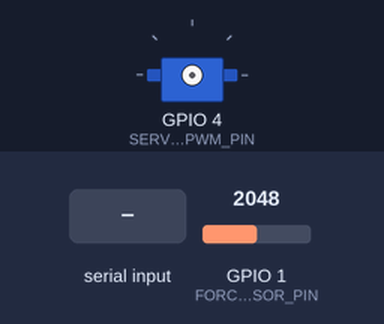
A sketch run on a simulated ESP32. Shown: servo. Inputs (shaded band) come from the test bench; at power-on: GPIO 1 (FORCE_SENSOR_PIN) = 2048 (analog values on the 0–4095 scale). Servo pulses on a pin are drawn as a servo (544–2400 µs = 0–180°); what the sketch prints to the serial monitor is not drawn.

Above: at 1.4 s.
1.5 s: "CLOSE\n" received over Serial
At 1.95 s:
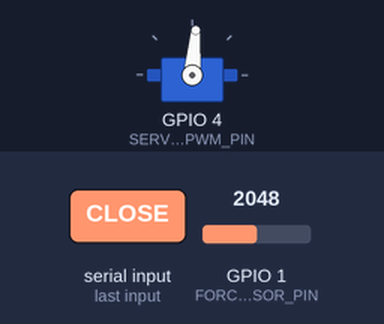
At 3.4 s:
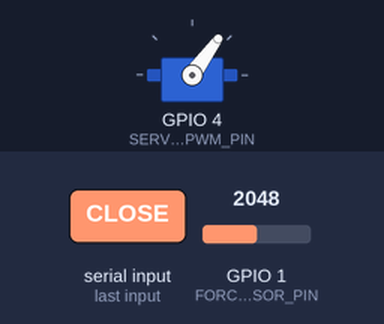
3.9 s: "STATUS\n" received over Serial
Timing chart, 0 to 6.9 s (numbered marks = the images above; inputs shaded):
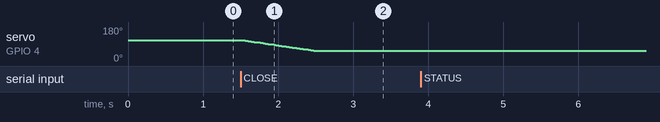

Measured:
- after the input at 1.5 s, servo on GPIO 4 (SERVO_PWM_PIN): moves from 111° to 54° over 0.97 s, starting at once
- after the input at 3.9 s, every drawn part: stays the same

The sketch:

gripper_firmware_skeleton.ino
```cpp
#include "GripperController.h"

hand::GripperController gripper;
String command_buffer;

void printHelp() {
  Serial.println("Commands: OPEN, CLOSE, STOP, STATUS, HELP");
}

void printStatus() {
  Serial.print("state=");
  Serial.print(gripper.stateName());
  Serial.print(" pulse_us=");
  Serial.print(gripper.pulseWidthUs());
  Serial.print(" force_mv=");
  Serial.println(gripper.forceMillivolts());
}

void handleCommand(String command) {
  command.trim();
  command.toUpperCase();

  if (command == "OPEN") {
    gripper.commandOpen();
  } else if (command == "CLOSE") {
    gripper.commandClose();
  } else if (command == "STOP") {
    gripper.stop();
  } else if (command == "STATUS") {
    printStatus();
  } else if (command == "HELP") {
    printHelp();
  } else if (command.length() > 0) {
    Serial.print("Unknown command: ");
    Serial.println(command);
    printHelp();
  }
}

void setup() {
  Serial.begin(115200);
  delay(250);
  Serial.println("HAND gripper onboarding skeleton");
  if (!gripper.begin()) {
    Serial.println("Initialization failed; controller remains in FAULT.");
  }
  printHelp();
  printStatus();
}

void loop() {
  while (Serial.available() > 0) {
    const char next = static_cast<char>(Serial.read());
    if (next == '\n' || next == '\r') {
      if (command_buffer.length() > 0) {
        handleCommand(command_buffer);
        command_buffer = "";
      }
    } else if (command_buffer.length() < 64) {
      command_buffer += next;
    }
  }

  gripper.update();
  delay(1);
}
```

GripperController.cpp
```cpp
#include "GripperController.h"

#include <algorithm>

#include "config.h"

namespace hand {

bool GripperController::begin() {
  pinMode(config::FORCE_SENSOR_PIN, INPUT);
  analogReadResolution(12);

  if (!ledcAttach(
          config::SERVO_PWM_PIN,
          config::SERVO_FREQUENCY_HZ,
          config::SERVO_PWM_RESOLUTION_BITS)) {
    setFault("could not attach servo PWM pin");
    return false;
  }

  pulse_width_us_ = config::SERVO_OPEN_US;
  ledcWrite(config::SERVO_PWM_PIN, 0);
  state_ = GripperState::STOPPED;
  return true;
}

void GripperController::commandOpen() {
  if (state_ != GripperState::FAULT) {
    beginMotion(GripperState::OPENING);
  }
}

void GripperController::commandClose() {
  if (state_ != GripperState::FAULT) {
    beginMotion(GripperState::CLOSING);
  }
}

void GripperController::stop() {
  if (state_ != GripperState::FAULT) {
    state_ = GripperState::STOPPED;
  }
}

void GripperController::update() {
  const uint32_t now_ms = millis();
  force_mv_ = analogReadMilliVolts(config::FORCE_SENSOR_PIN);

  if (state_ != GripperState::OPENING && state_ != GripperState::CLOSING) {
    return;
  }
  if (now_ms - motion_started_ms_ > config::MOTION_TIMEOUT_MS) {
    setFault("motion timeout");
    return;
  }
  if (now_ms - last_update_ms_ < config::CONTROL_PERIOD_MS) {
    return;
  }
  last_update_ms_ = now_ms;

  if (state_ == GripperState::CLOSING &&
      force_mv_ >= config::CONTACT_THRESHOLD_MV) {
    state_ = GripperState::CONTACT;
    return;
  }

  if (state_ == GripperState::OPENING) {
    const uint32_t next = pulse_width_us_ + config::STEP_SIZE_US;
    pulse_width_us_ = static_cast<uint16_t>(
        std::min<uint32_t>(next, config::SERVO_OPEN_US));
    writeServoPulse(pulse_width_us_);
    if (pulse_width_us_ == config::SERVO_OPEN_US) {
      state_ = GripperState::OPEN;
    }
    return;
  }

  const int32_t next = static_cast<int32_t>(pulse_width_us_) -
                       static_cast<int32_t>(config::STEP_SIZE_US);
  pulse_width_us_ = static_cast<uint16_t>(
      std::max<int32_t>(next, config::SERVO_CLOSED_US));
  writeServoPulse(pulse_width_us_);
  if (pulse_width_us_ == config::SERVO_CLOSED_US) {
    state_ = GripperState::CLOSED;
  }
}

GripperState GripperController::state() const { return state_; }

const char* GripperController::stateName() const {
  switch (state_) {
    case GripperState::STOPPED:
      return "STOPPED";
    case GripperState::OPENING:
      return "OPENING";
    case GripperState::CLOSING:
      return "CLOSING";
    case GripperState::OPEN:
      return "OPEN";
    case GripperState::CLOSED:
      return "CLOSED";
    case GripperState::CONTACT:
      return "CONTACT";
    case GripperState::FAULT:
      return "FAULT";
  }
  return "UNKNOWN";
}

uint16_t GripperController::pulseWidthUs() const { return pulse_width_us_; }

uint32_t GripperController::forceMillivolts() const { return force_mv_; }

void GripperController::beginMotion(GripperState next_state) {
  state_ = next_state;
  motion_started_ms_ = millis();
  last_update_ms_ = 0;
}

void GripperController::writeServoPulse(uint16_t pulse_width_us) {
  pulse_width_us = std::max<uint16_t>(
      config::SERVO_MIN_US,
      std::min<uint16_t>(pulse_width_us, config::SERVO_MAX_US));
  const uint32_t max_duty = (1UL << config::SERVO_PWM_RESOLUTION_BITS) - 1UL;
  const uint32_t duty =
      (static_cast<uint32_t>(pulse_width_us) *
       config::SERVO_FREQUENCY_HZ * max_duty) /
      1000000UL;
  if (!ledcWrite(config::SERVO_PWM_PIN, duty)) {
    setFault("could not write servo PWM");
  }
}

void GripperController::setFault(const char* reason) {
  state_ = GripperState::FAULT;
  Serial.print("FAULT: ");
  Serial.println(reason);
}

}  // namespace hand
```

GripperController.h
```cpp
#pragma once

#include <Arduino.h>

namespace hand {

enum class GripperState {
  STOPPED,
  OPENING,
  CLOSING,
  OPEN,
  CLOSED,
  CONTACT,
  FAULT,
};

class GripperController {
 public:
  bool begin();
  void commandOpen();
  void commandClose();
  void stop();
  void update();

  GripperState state() const;
  const char* stateName() const;
  uint16_t pulseWidthUs() const;
  uint32_t forceMillivolts() const;

 private:
  void beginMotion(GripperState next_state);
  void writeServoPulse(uint16_t pulse_width_us);
  void setFault(const char* reason);

  GripperState state_ = GripperState::STOPPED;
  uint16_t pulse_width_us_ = 0;
  uint32_t force_mv_ = 0;
  uint32_t motion_started_ms_ = 0;
  uint32_t last_update_ms_ = 0;
};

}  // namespace hand
```

config.h
```cpp
#pragma once

#include <Arduino.h>

namespace hand {
namespace config {

// Training placeholders only. Verify against the selected board and schematic.
constexpr uint8_t SERVO_PWM_PIN = 4;
constexpr uint8_t FORCE_SENSOR_PIN = 1;

constexpr uint32_t SERVO_FREQUENCY_HZ = 50;
constexpr uint8_t SERVO_PWM_RESOLUTION_BITS = 14;
constexpr uint16_t SERVO_MIN_US = 900;
constexpr uint16_t SERVO_MAX_US = 2100;
constexpr uint16_t SERVO_OPEN_US = 1700;
constexpr uint16_t SERVO_CLOSED_US = 1100;

constexpr uint32_t CONTROL_PERIOD_MS = 20;
constexpr uint16_t STEP_SIZE_US = 12;
constexpr uint32_t MOTION_TIMEOUT_MS = 2500;
constexpr uint32_t CONTACT_THRESHOLD_MV = 1800;

}  // namespace config
}  // namespace hand
```
